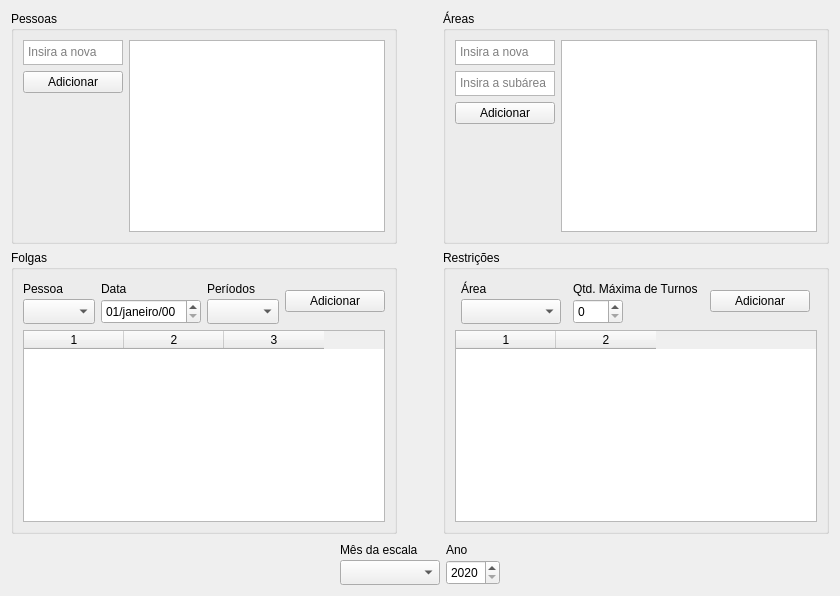
      <widget class="QWidget" name="tabInputs">
       <property name="sizePolicy">
        <sizepolicy hsizetype="Expanding" vsizetype="Expanding">
         <horstretch>0</horstretch>
         <verstretch>0</verstretch>
        </sizepolicy>
       </property>
       <attribute name="title">
        <string>Inputs</string>
       </attribute>
       <layout class="QVBoxLayout" name="verticalLayout_7">
        <item>
         <layout class="QVBoxLayout" name="verticalLayout_29">
          <item>
           <layout class="QHBoxLayout" name="horizontalLayout_15" stretch="2,0,2">
            <item>
             <widget class="QGroupBox" name="gb_employee">
              <property name="sizePolicy">
               <sizepolicy hsizetype="Preferred" vsizetype="Preferred">
                <horstretch>0</horstretch>
                <verstretch>0</verstretch>
               </sizepolicy>
              </property>
              <property name="title">
               <string>Pessoas</string>
              </property>
              <layout class="QHBoxLayout" name="horizontalLayout_12">
               <item>
                <layout class="QHBoxLayout" name="horizontalLayout_11">
                 <item>
                  <layout class="QVBoxLayout" name="verticalLayout_5">
                   <item>
                    <widget class="QTextEdit" name="input_employee">
                     <property name="sizePolicy">
                      <sizepolicy hsizetype="Maximum" vsizetype="Fixed">
                       <horstretch>0</horstretch>
                       <verstretch>0</verstretch>
                      </sizepolicy>
                     </property>
                     <property name="maximumSize">
                      <size>
                       <width>150</width>
                       <height>25</height>
                      </size>
                     </property>
                     <property name="html">
                      <string>&lt;!DOCTYPE HTML PUBLIC &quot;-//W3C//DTD HTML 4.0//EN&quot; &quot;http://www.w3.org/TR/REC-html40/strict.dtd&quot;&gt;
&lt;html&gt;&lt;head&gt;&lt;meta name=&quot;qrichtext&quot; content=&quot;1&quot; /&gt;&lt;style type=&quot;text/css&quot;&gt;
p, li { white-space: pre-wrap; }
&lt;/style&gt;&lt;/head&gt;&lt;body style=&quot; font-family:'MS Shell Dlg 2'; font-size:8pt; font-weight:400; font-style:normal;&quot;&gt;
&lt;p style=&quot;-qt-paragraph-type:empty; margin-top:0px; margin-bottom:0px; margin-left:0px; margin-right:0px; -qt-block-indent:0; text-indent:0px;&quot;&gt;&lt;br /&gt;&lt;/p&gt;&lt;/body&gt;&lt;/html&gt;</string>
                     </property>
                     <property name="placeholderText">
                      <string>Insira a nova pessoa</string>
                     </property>
                    </widget>
                   </item>
                   <item>
                    <layout class="QHBoxLayout" name="horizontalLayout_14">
                     <item>
                      <widget class="QPushButton" name="button_addEmployee">
                       <property name="sizePolicy">
                        <sizepolicy hsizetype="Maximum" vsizetype="Fixed">
                         <horstretch>0</horstretch>
                         <verstretch>0</verstretch>
                        </sizepolicy>
                       </property>
                       <property name="maximumSize">
                        <size>
                         <width>100</width>
                         <height>16777215</height>
                        </size>
                       </property>
                       <property name="text">
                        <string>Adicionar</string>
                       </property>
                      </widget>
                     </item>
                    </layout>
                   </item>
                   <item>
                    <spacer name="verticalSpacer_2">
                     <property name="orientation">
                      <enum>Qt::Vertical</enum>
                     </property>
                     <property name="sizeType">
                      <enum>QSizePolicy::Expanding</enum>
                     </property>
                     <property name="sizeHint" stdset="0">
                      <size>
                       <width>20</width>
                       <height>25</height>
                      </size>
                     </property>
                    </spacer>
                   </item>
                  </layout>
                 </item>
                 <item>
                  <widget class="QTableWidget" name="table_employees">
                   <property name="minimumSize">
                    <size>
                     <width>0</width>
                     <height>0</height>
                    </size>
                   </property>
                   <property name="showGrid">
                    <bool>false</bool>
                   </property>
                   <property name="columnCount">
                    <number>1</number>
                   </property>
                   <attribute name="horizontalHeaderVisible">
                    <bool>false</bool>
                   </attribute>
                   <attribute name="horizontalHeaderShowSortIndicator" stdset="0">
                    <bool>false</bool>
                   </attribute>
                   <attribute name="verticalHeaderVisible">
                    <bool>false</bool>
                   </attribute>
                   <column/>
                  </widget>
                 </item>
                </layout>
               </item>
              </layout>
             </widget>
            </item>
            <item>
             <spacer name="horizontalSpacer_5">
              <property name="orientation">
               <enum>Qt::Horizontal</enum>
              </property>
              <property name="sizeType">
               <enum>QSizePolicy::Maximum</enum>
              </property>
              <property name="sizeHint" stdset="0">
               <size>
                <width>40</width>
                <height>20</height>
               </size>
              </property>
             </spacer>
            </item>
            <item>
             <widget class="QGroupBox" name="gb_areas">
              <property name="sizePolicy">
               <sizepolicy hsizetype="Preferred" vsizetype="Preferred">
                <horstretch>0</horstretch>
                <verstretch>0</verstretch>
               </sizepolicy>
              </property>
              <property name="title">
               <string>Áreas</string>
              </property>
              <property name="checkable">
               <bool>false</bool>
              </property>
              <layout class="QHBoxLayout" name="horizontalLayout_8" stretch="0">
               <item>
                <layout class="QHBoxLayout" name="horizontalLayout" stretch="0,0">
                 <item>
                  <layout class="QVBoxLayout" name="verticalLayout_4">
                   <item>
                    <widget class="QTextEdit" name="input_area">
                     <property name="sizePolicy">
                      <sizepolicy hsizetype="Maximum" vsizetype="Fixed">
                       <horstretch>0</horstretch>
                       <verstretch>0</verstretch>
                      </sizepolicy>
                     </property>
                     <property name="maximumSize">
                      <size>
                       <width>150</width>
                       <height>25</height>
                      </size>
                     </property>
                     <property name="html">
                      <string>&lt;!DOCTYPE HTML PUBLIC &quot;-//W3C//DTD HTML 4.0//EN&quot; &quot;http://www.w3.org/TR/REC-html40/strict.dtd&quot;&gt;
&lt;html&gt;&lt;head&gt;&lt;meta name=&quot;qrichtext&quot; content=&quot;1&quot; /&gt;&lt;style type=&quot;text/css&quot;&gt;
p, li { white-space: pre-wrap; }
&lt;/style&gt;&lt;/head&gt;&lt;body style=&quot; font-family:'MS Shell Dlg 2'; font-size:8pt; font-weight:400; font-style:normal;&quot;&gt;
&lt;p style=&quot;-qt-paragraph-type:empty; margin-top:0px; margin-bottom:0px; margin-left:0px; margin-right:0px; -qt-block-indent:0; text-indent:0px;&quot;&gt;&lt;br /&gt;&lt;/p&gt;&lt;/body&gt;&lt;/html&gt;</string>
                     </property>
                     <property name="placeholderText">
                      <string>Insira a nova área</string>
                     </property>
                    </widget>
                   </item>
                   <item>
                    <widget class="QTextEdit" name="input_subarea">
                     <property name="sizePolicy">
                      <sizepolicy hsizetype="Maximum" vsizetype="Fixed">
                       <horstretch>0</horstretch>
                       <verstretch>0</verstretch>
                      </sizepolicy>
                     </property>
                     <property name="maximumSize">
                      <size>
                       <width>150</width>
                       <height>25</height>
                      </size>
                     </property>
                     <property name="html">
                      <string>&lt;!DOCTYPE HTML PUBLIC &quot;-//W3C//DTD HTML 4.0//EN&quot; &quot;http://www.w3.org/TR/REC-html40/strict.dtd&quot;&gt;
&lt;html&gt;&lt;head&gt;&lt;meta name=&quot;qrichtext&quot; content=&quot;1&quot; /&gt;&lt;style type=&quot;text/css&quot;&gt;
p, li { white-space: pre-wrap; }
&lt;/style&gt;&lt;/head&gt;&lt;body style=&quot; font-family:'MS Shell Dlg 2'; font-size:8pt; font-weight:400; font-style:normal;&quot;&gt;
&lt;p style=&quot;-qt-paragraph-type:empty; margin-top:0px; margin-bottom:0px; margin-left:0px; margin-right:0px; -qt-block-indent:0; text-indent:0px;&quot;&gt;&lt;br /&gt;&lt;/p&gt;&lt;/body&gt;&lt;/html&gt;</string>
                     </property>
                     <property name="placeholderText">
                      <string>Insira a subárea</string>
                     </property>
                    </widget>
                   </item>
                   <item>
                    <layout class="QHBoxLayout" name="horizontalLayout_13">
                     <item>
                      <widget class="QPushButton" name="button_addArea">
                       <property name="sizePolicy">
                        <sizepolicy hsizetype="Maximum" vsizetype="Fixed">
                         <horstretch>0</horstretch>
                         <verstretch>0</verstretch>
                        </sizepolicy>
                       </property>
                       <property name="maximumSize">
                        <size>
                         <width>100</width>
                         <height>25</height>
                        </size>
                       </property>
                       <property name="text">
                        <string>Adicionar</string>
                       </property>
                      </widget>
                     </item>
                    </layout>
                   </item>
                   <item>
                    <spacer name="verticalSpacer_3">
                     <property name="orientation">
                      <enum>Qt::Vertical</enum>
                     </property>
                     <property name="sizeHint" stdset="0">
                      <size>
                       <width>20</width>
                       <height>40</height>
                      </size>
                     </property>
                    </spacer>
                   </item>
                  </layout>
                 </item>
                 <item>
                  <widget class="QTableWidget" name="table_areas">
                   <property name="sizePolicy">
                    <sizepolicy hsizetype="Expanding" vsizetype="Expanding">
                     <horstretch>0</horstretch>
                     <verstretch>0</verstretch>
                    </sizepolicy>
                   </property>
                   <property name="minimumSize">
                    <size>
                     <width>0</width>
                     <height>0</height>
                    </size>
                   </property>
                   <property name="showGrid">
                    <bool>false</bool>
                   </property>
                   <property name="columnCount">
                    <number>1</number>
                   </property>
                   <attribute name="horizontalHeaderVisible">
                    <bool>false</bool>
                   </attribute>
                   <attribute name="horizontalHeaderShowSortIndicator" stdset="0">
                    <bool>false</bool>
                   </attribute>
                   <attribute name="verticalHeaderVisible">
                    <bool>false</bool>
                   </attribute>
                   <column/>
                  </widget>
                 </item>
                </layout>
               </item>
              </layout>
             </widget>
            </item>
           </layout>
          </item>
          <item>
           <layout class="QHBoxLayout" name="horizontalLayout_10">
            <item>
             <widget class="QGroupBox" name="groupBox_3">
              <property name="title">
               <string>Folgas</string>
              </property>
              <layout class="QHBoxLayout" name="horizontalLayout_17">
               <item>
                <layout class="QVBoxLayout" name="verticalLayout_12">
                 <item>
                  <layout class="QHBoxLayout" name="horizontalLayout_16">
                   <item>
                    <layout class="QVBoxLayout" name="verticalLayout_8">
                     <property name="spacing">
                      <number>0</number>
                     </property>
                     <item>
                      <widget class="QLabel" name="label_2">
                       <property name="sizePolicy">
                        <sizepolicy hsizetype="Maximum" vsizetype="Fixed">
                         <horstretch>0</horstretch>
                         <verstretch>0</verstretch>
                        </sizepolicy>
                       </property>
                       <property name="minimumSize">
                        <size>
                         <width>0</width>
                         <height>20</height>
                        </size>
                       </property>
                       <property name="maximumSize">
                        <size>
                         <width>100</width>
                         <height>16777215</height>
                        </size>
                       </property>
                       <property name="text">
                        <string>Pessoa</string>
                       </property>
                      </widget>
                     </item>
                     <item>
                      <widget class="QComboBox" name="drop_timeoffEmp">
                       <property name="sizePolicy">
                        <sizepolicy hsizetype="Maximum" vsizetype="Fixed">
                         <horstretch>0</horstretch>
                         <verstretch>0</verstretch>
                        </sizepolicy>
                       </property>
                       <property name="minimumSize">
                        <size>
                         <width>0</width>
                         <height>25</height>
                        </size>
                       </property>
                       <property name="maximumSize">
                        <size>
                         <width>100</width>
                         <height>25</height>
                        </size>
                       </property>
                      </widget>
                     </item>
                    </layout>
                   </item>
                   <item>
                    <layout class="QVBoxLayout" name="verticalLayout_9">
                     <property name="spacing">
                      <number>0</number>
                     </property>
                     <item>
                      <widget class="QLabel" name="label_6">
                       <property name="sizePolicy">
                        <sizepolicy hsizetype="Maximum" vsizetype="Fixed">
                         <horstretch>0</horstretch>
                         <verstretch>0</verstretch>
                        </sizepolicy>
                       </property>
                       <property name="minimumSize">
                        <size>
                         <width>100</width>
                         <height>20</height>
                        </size>
                       </property>
                       <property name="maximumSize">
                        <size>
                         <width>100</width>
                         <height>16777215</height>
                        </size>
                       </property>
                       <property name="text">
                        <string>Data</string>
                       </property>
                      </widget>
                     </item>
                     <item>
                      <widget class="QDateEdit" name="de_timeoff">
                       <property name="sizePolicy">
                        <sizepolicy hsizetype="Maximum" vsizetype="Fixed">
                         <horstretch>0</horstretch>
                         <verstretch>0</verstretch>
                        </sizepolicy>
                       </property>
                       <property name="minimumSize">
                        <size>
                         <width>0</width>
                         <height>25</height>
                        </size>
                       </property>
                       <property name="maximumSize">
                        <size>
                         <width>100</width>
                         <height>16777215</height>
                        </size>
                       </property>
                       <property name="locale">
                        <locale language="Portuguese" country="Brazil"/>
                       </property>
                       <property name="displayFormat">
                        <string>dd/MMMM/yy</string>
                       </property>
                      </widget>
                     </item>
                    </layout>
                   </item>
                   <item>
                    <layout class="QVBoxLayout" name="verticalLayout_10">
                     <property name="spacing">
                      <number>0</number>
                     </property>
                     <item>
                      <widget class="QLabel" name="label_5">
                       <property name="sizePolicy">
                        <sizepolicy hsizetype="Maximum" vsizetype="Fixed">
                         <horstretch>0</horstretch>
                         <verstretch>0</verstretch>
                        </sizepolicy>
                       </property>
                       <property name="minimumSize">
                        <size>
                         <width>0</width>
                         <height>20</height>
                        </size>
                       </property>
                       <property name="maximumSize">
                        <size>
                         <width>100</width>
                         <height>16777215</height>
                        </size>
                       </property>
                       <property name="text">
                        <string>Períodos</string>
                       </property>
                      </widget>
                     </item>
                     <item>
                      <widget class="QComboBox" name="drop_timeoffPeriod">
                       <property name="sizePolicy">
                        <sizepolicy hsizetype="Maximum" vsizetype="Fixed">
                         <horstretch>0</horstretch>
                         <verstretch>0</verstretch>
                        </sizepolicy>
                       </property>
                       <property name="minimumSize">
                        <size>
                         <width>0</width>
                         <height>25</height>
                        </size>
                       </property>
                       <property name="maximumSize">
                        <size>
                         <width>100</width>
                         <height>25</height>
                        </size>
                       </property>
                      </widget>
                     </item>
                    </layout>
                   </item>
                   <item>
                    <widget class="QPushButton" name="button_addTimeoff">
                     <property name="sizePolicy">
                      <sizepolicy hsizetype="Fixed" vsizetype="Fixed">
                       <horstretch>0</horstretch>
                       <verstretch>0</verstretch>
                      </sizepolicy>
                     </property>
                     <property name="minimumSize">
                      <size>
                       <width>100</width>
                       <height>0</height>
                      </size>
                     </property>
                     <property name="maximumSize">
                      <size>
                       <width>100</width>
                       <height>16777215</height>
                      </size>
                     </property>
                     <property name="layoutDirection">
                      <enum>Qt::LeftToRight</enum>
                     </property>
                     <property name="text">
                      <string>Adicionar</string>
                     </property>
                    </widget>
                   </item>
                  </layout>
                 </item>
                 <item>
                  <widget class="QTableWidget" name="table_timeoff">
                   <property name="columnCount">
                    <number>3</number>
                   </property>
                   <attribute name="horizontalHeaderCascadingSectionResizes">
                    <bool>true</bool>
                   </attribute>
                   <attribute name="horizontalHeaderStretchLastSection">
                    <bool>false</bool>
                   </attribute>
                   <attribute name="verticalHeaderVisible">
                    <bool>false</bool>
                   </attribute>
                   <attribute name="verticalHeaderStretchLastSection">
                    <bool>false</bool>
                   </attribute>
                   <column/>
                   <column/>
                   <column/>
                  </widget>
                 </item>
                </layout>
               </item>
              </layout>
             </widget>
            </item>
            <item>
             <spacer name="horizontalSpacer_8">
              <property name="orientation">
               <enum>Qt::Horizontal</enum>
              </property>
              <property name="sizeType">
               <enum>QSizePolicy::Maximum</enum>
              </property>
              <property name="sizeHint" stdset="0">
               <size>
                <width>40</width>
                <height>20</height>
               </size>
              </property>
             </spacer>
            </item>
            <item>
             <widget class="QGroupBox" name="groupBox_7">
              <property name="title">
               <string>Restrições</string>
              </property>
              <layout class="QHBoxLayout" name="horizontalLayout_9">
               <item>
                <layout class="QVBoxLayout" name="verticalLayout_27">
                 <item>
                  <layout class="QHBoxLayout" name="horizontalLayout_18">
                   <item>
                    <layout class="QVBoxLayout" name="verticalLayout_11">
                     <property name="spacing">
                      <number>0</number>
                     </property>
                     <item>
                      <widget class="QLabel" name="label_7">
                       <property name="sizePolicy">
                        <sizepolicy hsizetype="Maximum" vsizetype="Fixed">
                         <horstretch>0</horstretch>
                         <verstretch>0</verstretch>
                        </sizepolicy>
                       </property>
                       <property name="minimumSize">
                        <size>
                         <width>0</width>
                         <height>20</height>
                        </size>
                       </property>
                       <property name="text">
                        <string>Área</string>
                       </property>
                      </widget>
                     </item>
                     <item>
                      <widget class="QComboBox" name="drop_restrictionArea">
                       <property name="sizePolicy">
                        <sizepolicy hsizetype="Maximum" vsizetype="Fixed">
                         <horstretch>0</horstretch>
                         <verstretch>0</verstretch>
                        </sizepolicy>
                       </property>
                       <property name="minimumSize">
                        <size>
                         <width>0</width>
                         <height>25</height>
                        </size>
                       </property>
                       <property name="maximumSize">
                        <size>
                         <width>100</width>
                         <height>25</height>
                        </size>
                       </property>
                      </widget>
                     </item>
                    </layout>
                   </item>
                   <item>
                    <layout class="QVBoxLayout" name="verticalLayout_13">
                     <property name="spacing">
                      <number>0</number>
                     </property>
                     <item>
                      <widget class="QLabel" name="label_8">
                       <property name="sizePolicy">
                        <sizepolicy hsizetype="Maximum" vsizetype="Fixed">
                         <horstretch>0</horstretch>
                         <verstretch>0</verstretch>
                        </sizepolicy>
                       </property>
                       <property name="minimumSize">
                        <size>
                         <width>0</width>
                         <height>20</height>
                        </size>
                       </property>
                       <property name="maximumSize">
                        <size>
                         <width>150</width>
                         <height>16777215</height>
                        </size>
                       </property>
                       <property name="text">
                        <string>Qtd. Máxima de Turnos</string>
                       </property>
                      </widget>
                     </item>
                     <item>
                      <widget class="QSpinBox" name="sb_restrictionN">
                       <property name="sizePolicy">
                        <sizepolicy hsizetype="Maximum" vsizetype="Fixed">
                         <horstretch>0</horstretch>
                         <verstretch>0</verstretch>
                        </sizepolicy>
                       </property>
                       <property name="minimumSize">
                        <size>
                         <width>0</width>
                         <height>25</height>
                        </size>
                       </property>
                       <property name="maximumSize">
                        <size>
                         <width>50</width>
                         <height>25</height>
                        </size>
                       </property>
                      </widget>
                     </item>
                    </layout>
                   </item>
                   <item>
                    <widget class="QPushButton" name="button_addRestriction">
                     <property name="sizePolicy">
                      <sizepolicy hsizetype="Fixed" vsizetype="Fixed">
                       <horstretch>0</horstretch>
                       <verstretch>0</verstretch>
                      </sizepolicy>
                     </property>
                     <property name="minimumSize">
                      <size>
                       <width>100</width>
                       <height>0</height>
                      </size>
                     </property>
                     <property name="maximumSize">
                      <size>
                       <width>100</width>
                       <height>16777215</height>
                      </size>
                     </property>
                     <property name="layoutDirection">
                      <enum>Qt::LeftToRight</enum>
                     </property>
                     <property name="text">
                      <string>Adicionar</string>
                     </property>
                    </widget>
                   </item>
                  </layout>
                 </item>
                 <item>
                  <widget class="QTableWidget" name="table_restrictions">
                   <property name="columnCount">
                    <number>2</number>
                   </property>
                   <attribute name="horizontalHeaderCascadingSectionResizes">
                    <bool>true</bool>
                   </attribute>
                   <attribute name="horizontalHeaderStretchLastSection">
                    <bool>false</bool>
                   </attribute>
                   <attribute name="verticalHeaderVisible">
                    <bool>false</bool>
                   </attribute>
                   <attribute name="verticalHeaderStretchLastSection">
                    <bool>false</bool>
                   </attribute>
                   <column/>
                   <column/>
                  </widget>
                 </item>
                </layout>
               </item>
              </layout>
             </widget>
            </item>
           </layout>
          </item>
          <item>
           <layout class="QHBoxLayout" name="horizontalLayout_35">
            <item>
             <spacer name="horizontalSpacer_6">
              <property name="orientation">
               <enum>Qt::Horizontal</enum>
              </property>
              <property name="sizeHint" stdset="0">
               <size>
                <width>40</width>
                <height>20</height>
               </size>
              </property>
             </spacer>
            </item>
            <item>
             <layout class="QVBoxLayout" name="verticalLayout_6">
              <property name="spacing">
               <number>0</number>
              </property>
              <item>
               <widget class="QLabel" name="label_13">
                <property name="sizePolicy">
                 <sizepolicy hsizetype="Maximum" vsizetype="Fixed">
                  <horstretch>0</horstretch>
                  <verstretch>0</verstretch>
                 </sizepolicy>
                </property>
                <property name="minimumSize">
                 <size>
                  <width>0</width>
                  <height>20</height>
                 </size>
                </property>
                <property name="text">
                 <string>Mês da escala</string>
                </property>
               </widget>
              </item>
              <item>
               <widget class="QComboBox" name="drop_month">
                <property name="sizePolicy">
                 <sizepolicy hsizetype="Minimum" vsizetype="Fixed">
                  <horstretch>0</horstretch>
                  <verstretch>0</verstretch>
                 </sizepolicy>
                </property>
                <property name="minimumSize">
                 <size>
                  <width>100</width>
                  <height>25</height>
                 </size>
                </property>
                <property name="maximumSize">
                 <size>
                  <width>200</width>
                  <height>25</height>
                 </size>
                </property>
               </widget>
              </item>
             </layout>
            </item>
            <item>
             <layout class="QVBoxLayout" name="verticalLayout_14">
              <property name="spacing">
               <number>0</number>
              </property>
              <item>
               <widget class="QLabel" name="label_14">
                <property name="sizePolicy">
                 <sizepolicy hsizetype="Maximum" vsizetype="Fixed">
                  <horstretch>0</horstretch>
                  <verstretch>0</verstretch>
                 </sizepolicy>
                </property>
                <property name="minimumSize">
                 <size>
                  <width>0</width>
                  <height>20</height>
                 </size>
                </property>
                <property name="text">
                 <string>Ano</string>
                </property>
               </widget>
              </item>
              <item>
               <widget class="QSpinBox" name="sb_year">
                <property name="sizePolicy">
                 <sizepolicy hsizetype="Minimum" vsizetype="Fixed">
                  <horstretch>0</horstretch>
                  <verstretch>0</verstretch>
                 </sizepolicy>
                </property>
                <property name="minimumSize">
                 <size>
                  <width>50</width>
                  <height>25</height>
                 </size>
                </property>
                <property name="minimum">
                 <number>2020</number>
                </property>
                <property name="maximum">
                 <number>3000</number>
                </property>
               </widget>
              </item>
             </layout>
            </item>
            <item>
             <spacer name="horizontalSpacer_7">
              <property name="orientation">
               <enum>Qt::Horizontal</enum>
              </property>
              <property name="sizeHint" stdset="0">
               <size>
                <width>40</width>
                <height>20</height>
               </size>
              </property>
             </spacer>
            </item>
           </layout>
          </item>
         </layout>
        </item>
       </layout>
      </widget>
